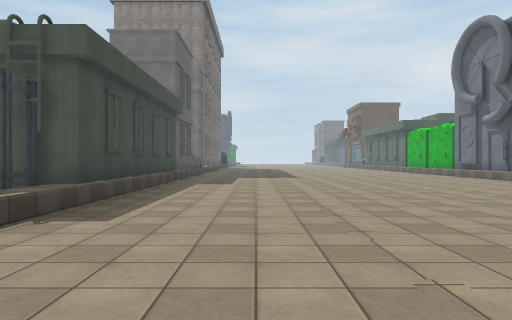
[1] (above)

22 first-person views from a walk through a Unity game level. The camera is 1.4 m above the floor, looks level and sees 70° across. The floor is counted in squares, 2 m on a side. Each view is taken from the middle of a square. On the plan, view 1 faces up. The plan holds only what a view shows up to about 11 squares ahead; the rest is blank. The place goes on beyond the plan. The player character is not drawn. Some surface patterns are stand-ins.

[2]
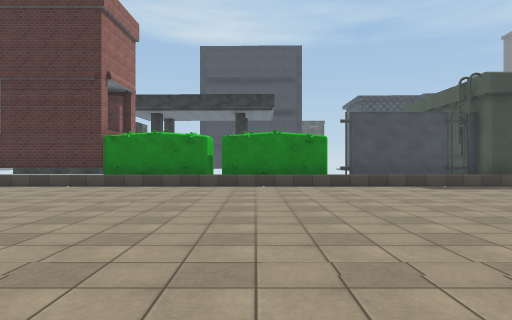

[3]
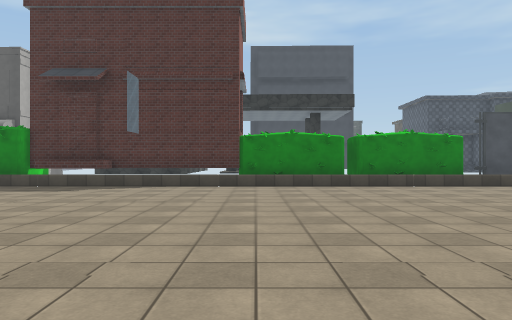

[4]
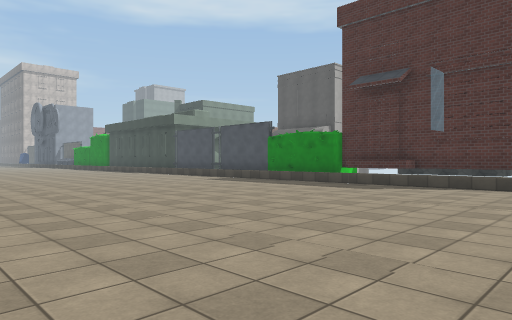

[5]
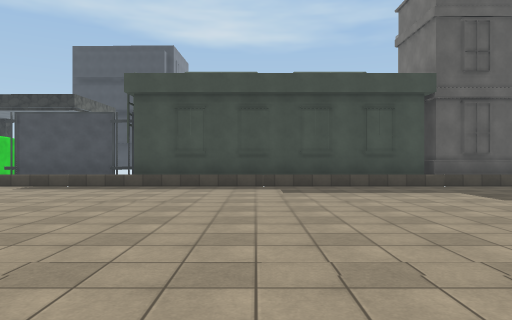

[6]
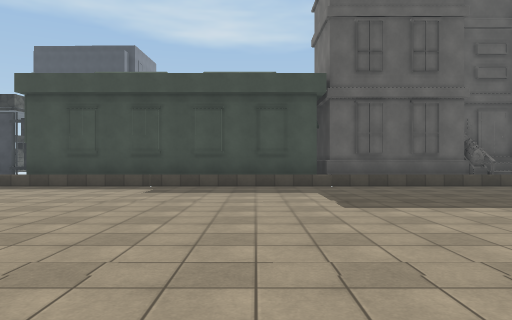

[7]
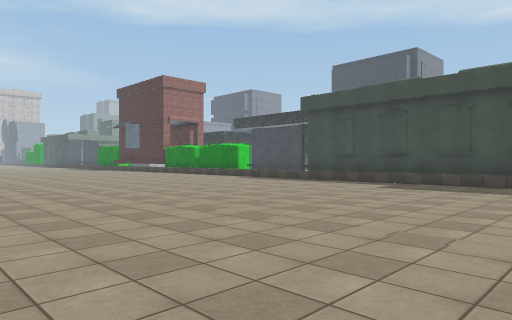

[8]
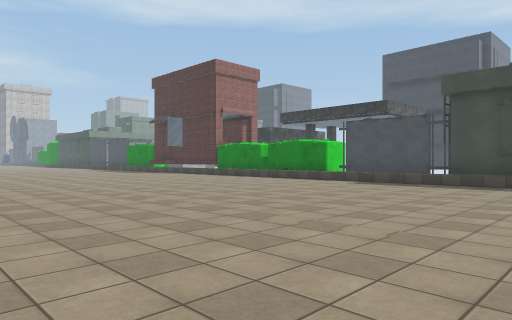

[9]
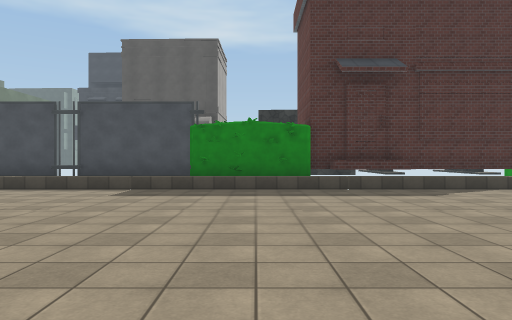

[10]
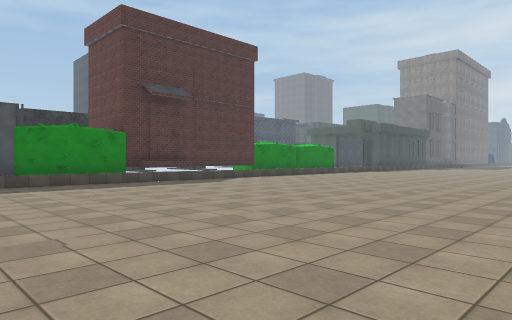

[11]
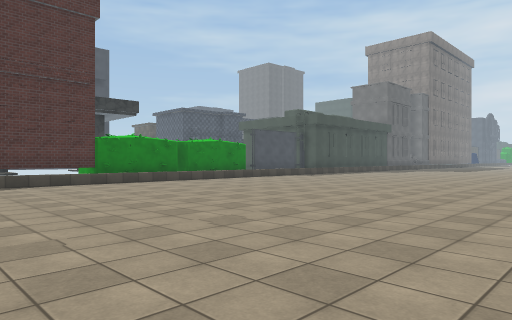

[12]
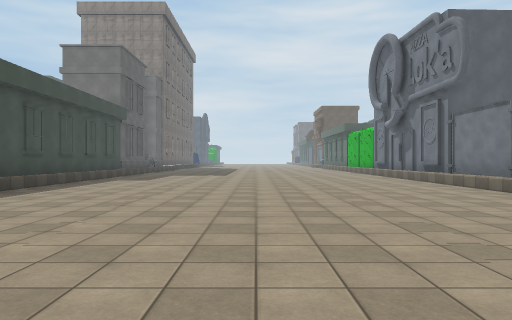

[13]
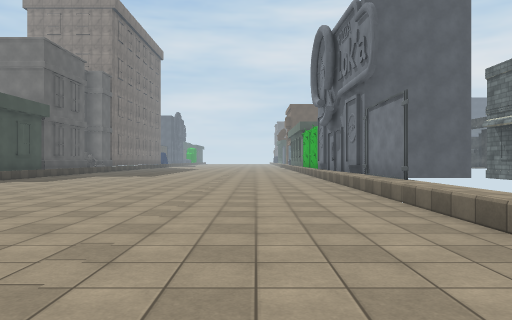

[14]
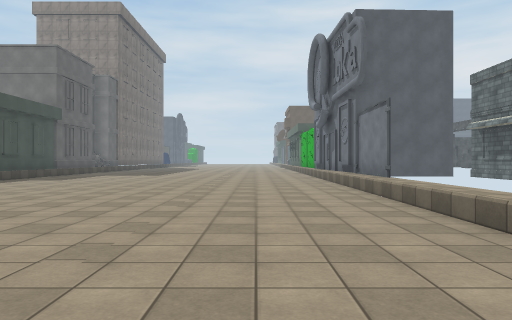

[15]
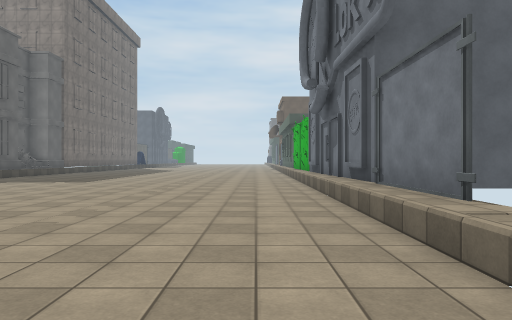

[16]
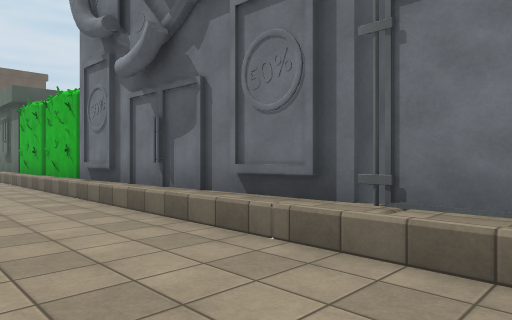

[17]
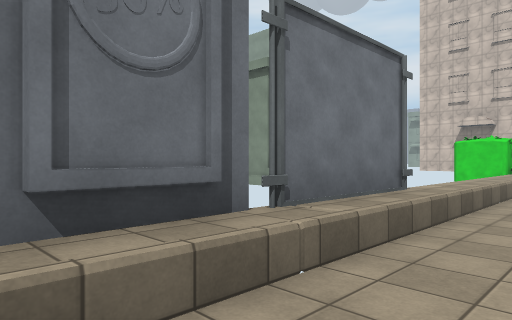

[18]
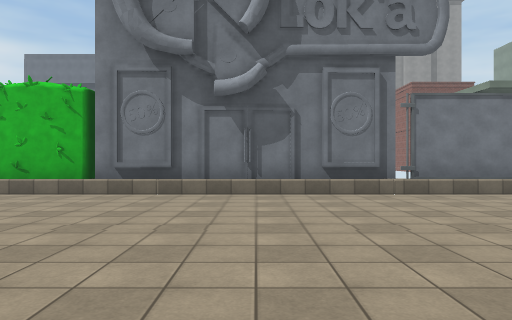

[19]
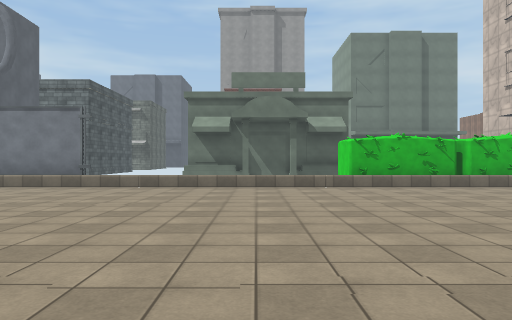

[20]
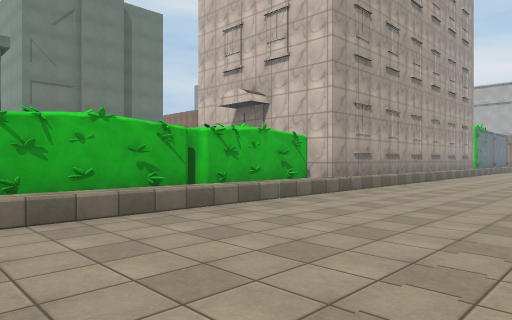

[21]
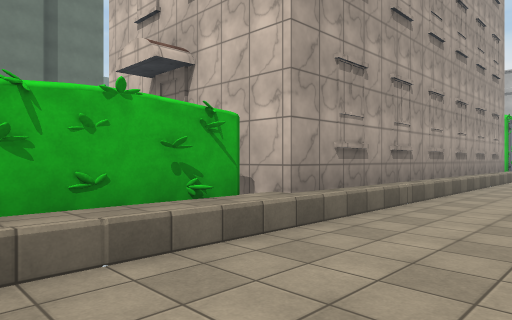

[22]
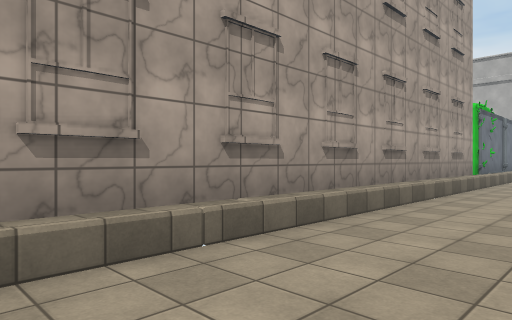

### Floor plan
Key: @ floor where view 1 was taken; # wall or solid block; x gap in a wall; . floor; ^ raised ledge; H house.
Columns run from 5 left of view 1 to 11 right of it. Each row starts with its distance up from view 1.
 17   H.....   ...##
 16   H...... ....#
 15  HH...........#
 14   #...........#
 13   #...........#
 12   #...........#
 11   #...........#
 10   #...........HHH
  9   #...........#
  8 H #...........#
  7 HH#...........x
  6  #^...........^
  5  #^...........^
  4  #^...........^
  3  #^...........^
  2  #^...........^
  1  #^...........^
  0  #^..@........^
 -1  #^...........^#
 -2  #^...........^
 -3  #^...........^
 -4  #^...........##
 -5  #^...........#
 -6  #^...........#
 -7  #^...........#
 -8  #^...........#
 -9  #^...........#
-10  #^...........#
-11  ##...........#
-12   #...........#
-13   #...........#
-14   ^...........#
-15   ^...........#
-16   ^.... ......#

Positions as (right, up) in squares from view 1, and headings:
1: (0, 0), facing up
2: (7, 0), facing left
3: (7, -4), facing left
4: (7, -4), facing down-left
5: (7, 10), facing left
6: (7, 13), facing left
7: (8, 15), facing down-left
8: (8, 10), facing down-left
9: (6, -12), facing left
10: (8, -16), facing up-left
11: (8, -9), facing up-left
12: (3, -2), facing up
13: (6, -1), facing up
14: (6, -2), facing up
15: (7, 3), facing up
16: (6, 8), facing up-right
17: (7, 12), facing down-right
18: (1, 13), facing right
19: (-1, 2), facing right
20: (4, 0), facing down-right
21: (6, -4), facing down-right
22: (6, -8), facing down-right
